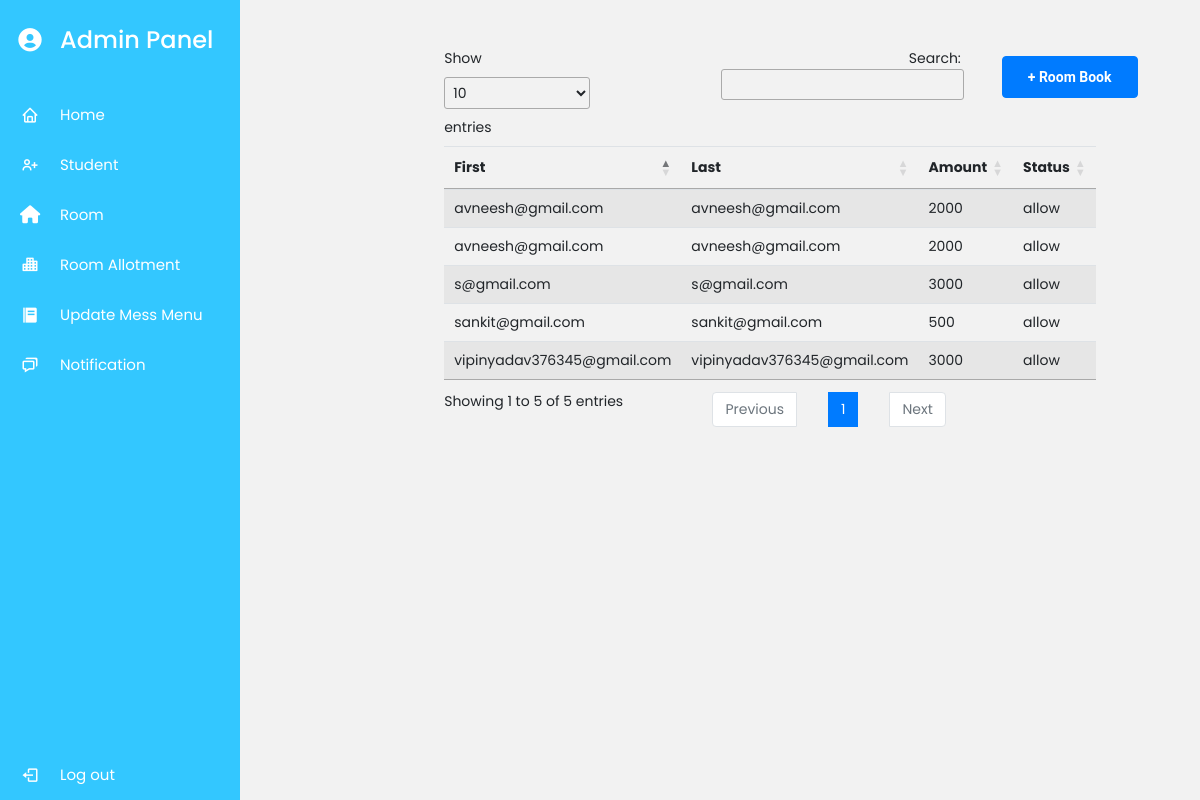
Page /roomlist/ (signed in) on the committed database.
### myapp/models.py (models this page shows, shortened)
class Booking(models.Model):
    user = models.ForeignKey(User,models.CASCADE)
    room = models.ForeignKey(Room,models.CASCADE)
    amount = models.CharField(max_length=10,null=True)
    statu = models.CharField(max_length=10,choices=status, null=True)
    booking_date = models.DateField(auto_now_add=True)
    created_at = models.DateTimeField(auto_now_add=True)
    updated_at = models.DateTimeField(auto_now=True)

### myapp/views.py (the view)
# urls.py: path('roomlist/',views.roollist,name='roomlist'),
def roollist(request):
    if request.user.is_superuser:
        book = Booking.objects.all()
        return render(request, "roomlist.html", {'book': book})
    else:
        return redirect("Home")

### myapp/templates/roomlist.html (shortened to what this page needs)
{% extends 'admindash.html' %}
{% block content %}
   <div class="col-lg-8">
       <div class="row justify-content-around ml-8 mt-5">
           <div class="col-lg-8">
                   <a href="/roombook/" class='btn btn-primary my-2  float-end' style="    position: absolute;
                   margin-left: 102%;">+ Room Book</a>
                   <table class="table table-striped" id="geniustable55" >
                        <thead>
                            <tr>
                              <th scope="col">First</th>
                              <th scope="col">Last</th>
                              <th scope="col">Amount</th>
                              <th scope="col">Status</th>
                            </tr>
                          </thead>
                          {% if book %}
                          <tbody>
                              {% for i in book %}
                            <tr>
                              <td>{{i.user}}</td>
                              <td>{{i.user}}</td>
                              <td>{{i.amount}}</td>
                              <td>{{i.statu}}</td>
                            </tr>
                            {% endfor %}
                          </tbody>
                          {% endif %}
                        </table>
           </div>
           </div>
{% endblock content %}

### myapp/static/css/admindash.css (style rules this page uses)
* { margin: 0; padding: 0; box-sizing: border-box; font-family: 'Poppins', sans-serif; }

### myapp/static/css/main.css (style rules this page uses)
.row { display: -webkit-box; display: -webkit-flex; display: -moz-box; display: -ms-flexbox; display: flex; -webkit-flex-wrap: wrap; -ms-flex-wrap: wrap; flex-wrap: wrap; }
html { -webkit-box-sizing: border-box; -moz-box-sizing: border-box; box-sizing: border-box; }
* { padding: 0; margin: 0; }
*, *:before, *:after { -webkit-box-sizing: inherit; -moz-box-sizing: inherit; box-sizing: inherit; }
body, h1, h2, h3, h4, h5, h6, blockquote, p, pre, dl, dd, ol, ul, figure, hr, fieldset, legend { margin: 0; padding: 0; }
table { border-collapse: collapse; border-spacing: 0; }
body { font-family: "Roboto", "Arial", "Helvetica Neue", sans-serif; font-weight: 400; font-size: 14px; }
.btn { line-height: 40px; display: inline-block; padding: 0 25px; cursor: pointer; color: #fff; font-family: "Roboto", "Arial", "Helvetica Neue", sans-serif; -webkit-transition: all 0.4s ease; -o-transition: all 0.4s ease; -moz-transition: all 0.4s ease; transition: all 0.4s ease; font-size: 14px; font-weight: 700; }

### myapp/static/css/room.css (style rules this page uses)
* { margin: 0; padding: 0; box-sizing: border-box; }
body { font-size: 14px; background: #f2f2f2; }

### rows in the picture
Booking: user "sankit@gmail.com", amount "500", statu "allow"
Booking: user "avneesh@gmail.com", amount "2000", statu "allow"
Booking: user "vipinyadav376345@gmail.com", amount "3000", statu "allow"
Booking: user "s@gmail.com", amount "3000", statu "allow"
Booking: user "avneesh@gmail.com", amount "2000", statu "allow"
